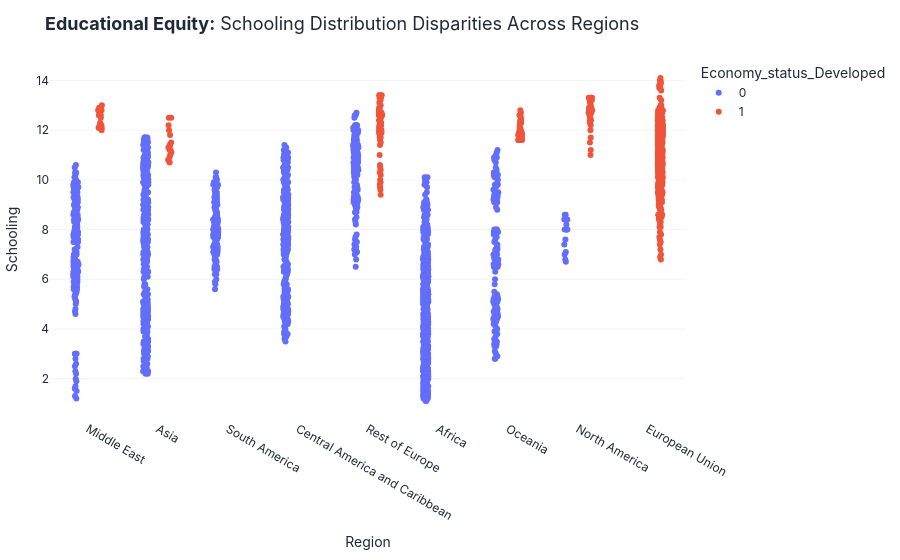

The code cell stored with this chart in its notebook:
### Code cell
# Q9: Which regions exhibit the strongest correlation between Schooling and GDP per Capita?
fig9 = px.strip(
    df, x='Region', y='Schooling', color='Economy_status_Developed',
    title="<b>Educational Equity:</b> Schooling Distribution Disparities Across Regions"
)
apply_clean_theme(fig9)
fig9.show()

### Figure 1 — Plotly figure (JSON) as saved in the notebook; plotly's stock layout.template omitted (floating-point values rounded to 4 significant figures; data arrays with more than 128 entries replaced by an {"elided": "..."} marker saying what was removed)
{"data": [{"alignmentgroup": "True", "boxpoints": "all", "fillcolor": "rgba(255,255,255,0)", "hoveron": "points", "hovertemplate": "Economy_status_Developed=0<br>Region=%{x}<br>Schooling=%{y}<extra></extra>", "legendgroup": "0", "line": {"color": "rgba(255,255,255,0)"}, "marker": {"color": "#636efa"}, "name": "0", "offsetgroup": "0", "orientation": "v", "pointpos": 0, "showlegend": true, "type": "box", "x": {"elided": "2272 str values"}, "x0": " ", "xaxis": "x", "y": {"elided": "2272 float values"}, "y0": " ", "yaxis": "y"}, {"alignmentgroup": "True", "boxpoints": "all", "fillcolor": "rgba(255,255,255,0)", "hoveron": "points", "hovertemplate": "Economy_status_Developed=1<br>Region=%{x}<br>Schooling=%{y}<extra></extra>", "legendgroup": "1", "line": {"color": "rgba(255,255,255,0)"}, "marker": {"color": "#EF553B"}, "name": "1", "offsetgroup": "1", "orientation": "v", "pointpos": 0, "showlegend": true, "type": "box", "x": {"elided": "592 str values"}, "x0": " ", "xaxis": "x", "y": {"elided": "592 float values"}, "y0": " ", "yaxis": "y"}], "layout": {"boxmode": "group", "font": {"color": "#1F2937", "family": "Inter, Arial, sans-serif"}, "legend": {"title": {"text": "Economy_status_Developed"}, "tracegroupgap": 0}, "margin": {"b": 40, "l": 40, "r": 40, "t": 60}, "paper_bgcolor": "#FFFFFF", "plot_bgcolor": "#FFFFFF", "title": {"font": {"family": "Inter, Arial, sans-serif", "size": 18}, "text": "<b>Educational Equity:</b> Schooling Distribution Disparities Across Regions"}, "xaxis": {"anchor": "y", "domain": [0, 1], "showgrid": false, "title": {"text": "Region"}, "zeroline": false}, "yaxis": {"anchor": "x", "domain": [0, 1], "gridcolor": "#F3F4F6", "showgrid": true, "title": {"text": "Schooling"}, "zeroline": false}}}
